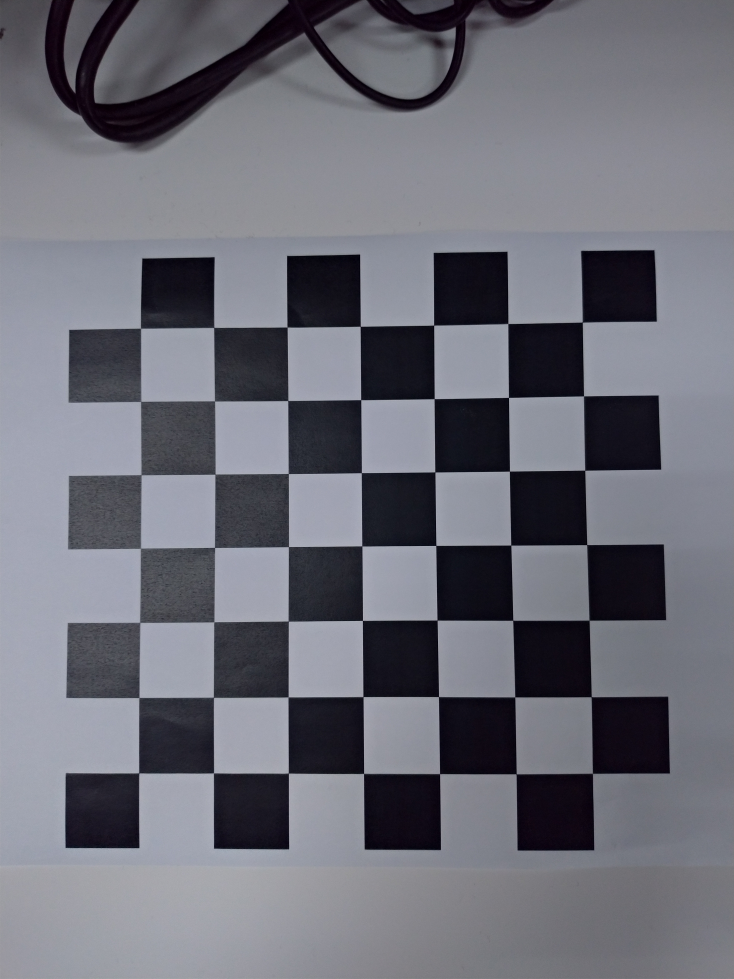
#> input picture hw1/data/0000.jpg, 2936 x 3916 px (shown at 1/4 size); its folder holds 4 pictures in this run
$ python camera-calibration.py
#> lines starting #> are read from the running program, lines starting #| are printed output that depends on the picture
### hw1/utlis.py
import numpy as np
import cv2

def getH(img_corners, world_corners):
    """ Gets Homography matrix """

    h = []

    num_points = img_corners.shape[0]
    for i in range(num_points):
        u, v = img_corners[i]
        X, Y = world_corners[i]

        h.append(np.array([-X, -Y, -1, 0, 0, 0, u * X, u * Y, u]))
        h.append(np.array([0, 0, 0, -X, -Y, -1, v * X, v * Y, v]))

    # apply SVD

    h = np.array(h)
    U, S, V_T = np.linalg.svd(h, True)
    V = V_T.T
    # last column of V corresponds to smallest eigen value
    H = V[:, -1]
    # scale ambiguity
    H = H / H[8]
    # H shape is 3 by 3
    H = np.reshape(H, (3, 3))

    return H

def getAllH(images_corners, world_corners):
    """ Gets Homography of all images present in calibration images dataset """

    H_all = []

    for img_corners in images_corners:
        H = getH(img_corners, world_corners)
        H_all.append(H)

    return np.array(H_all)


def getVij(hi, hj):

    Vij = np.array([
        hi[0] * hj[0],
        hi[0] * hj[1] + hi[1] * hj[0],
        hi[1] * hj[1],
        hi[2] * hj[0] + hi[0] * hj[2],
        hi[2] * hj[1] + hi[1] * hj[2],
        hi[2] * hj[2]
    ])

    return Vij.T


def getV(H_all):

    v = []
    for H in H_all:
        # the first column of H
        h1 = H[:, 0]
        # the second column of H
        h2 = H[:, 1]

        v12 = getVij(h1, h2)
        v11 = getVij(h1, h1)
        v22 = getVij(h2, h2)
        v.append(v12.T)
        v.append((v11 - v22).T)

    # shape (2 * images, 6)
    return np.array(v)

def arrangeB(b):

    # B is symmetric
    # 0, 1, 3
    # 1, 2, 4
    # 3, 4, 5

    B = np.zeros((3, 3))
    B[0, 0] = b[0]
    B[0, 1] = b[1]
    B[0, 2] = b[3]
    B[1, 0] = b[1]
    B[1, 1] = b[2]
    B[1, 2] = b[4]
    B[2, 0] = b[3]
    B[2, 1] = b[4]
    B[2, 2] = b[5]

    return B

def getB(H_all):

    v = getV(H_all)
    U, S, V_T = np.linalg.svd(v)
    b = V_T.T[:, -1]
    B = arrangeB(b)

    return B


def getA(B):

    v0 = (B[0, 1] * B[0, 2] - B[0, 0] * B[1, 2]) / (B[0, 0] * B[1, 1] - B[0, 1] ** 2)
    lambd = (
        B[2, 2] - (B[0, 2] ** 2 + v0 * (B[0, 1] * B[0, 2] - B[0, 0] * B[1, 2])) / B[0, 0]
        )

    alpha = np.sqrt(lambd / B[0, 0])

    beta = np.sqrt((lambd * B[0, 0]) / (B[0, 0] * B[1, 1] - B[0, 1] ** 2))
    gamma = -1 * B[0, 1] * (alpha ** 2) * (beta) / lambd
    u0 = (gamma * v0 / beta) - (B[0, 2] * (alpha ** 2) / lambd)

    A = np.array([
        [alpha, gamma, u0],
        [0, beta, v0],
        [0, 0, 1]
    ])


    return A

def getRotAndTrans(A, H_all):
    """Gets the rotation and translation of the each image"""

    rvecs = []
    tvecs = []
    # RT_all = []

    for H in H_all:
        h1 = H[:, 0]
        h2 = H[:, 1]
        h3 = H[:, 2]

        lambd = 1 / np.linalg.norm(np.matmul(np.linalg.pinv(A), h1), 2)
        r1 = np.matmul(lambd * np.linalg.pinv(A), h1)
        r2 = np.matmul(lambd * np.linalg.pinv(A), h2)
        r3 = np.cross(r1, r2)
        t = np.matmul(lambd * np.linalg.pinv(A), h3)

        rvec, _ = cv2.Rodrigues(np.vstack((r1, r2, r3)).T)
        rvecs.append(rvec)
        tvecs.append(np.vstack((t)))
        # RT = np.vstack((r1, r2, r3, t)).T
        # RT_all.append(RT)

    return rvecs, tvecs


# [77 lines left out: functions extractParamFromA, reprojectionRMSError, not called in this run]

### hw1/camera_calibration_show_extrinsics.py
from mpl_toolkits.mplot3d import Axes3D
import matplotlib.pyplot as plt
import numpy as np
from matplotlib import cm
from numpy import linspace
import argparse
import cv2 as cv

def inverse_homogeneoux_matrix(M):
    R = M[0:3, 0:3]
    T = M[0:3, 3]
    M_inv = np.identity(4)
    M_inv[0:3, 0:3] = R.T
    M_inv[0:3, 3] = -(R.T).dot(T)

    return M_inv

def transform_to_matplotlib_frame(cMo, X, inverse=False):
    M = np.identity(4)
    M[1,1] = 0
    M[1,2] = 1
    M[2,1] = -1
    M[2,2] = 0

    if inverse:
        return M.dot(inverse_homogeneoux_matrix(cMo).dot(X))
    else:
        return M.dot(cMo.dot(X))

def create_camera_model(camera_matrix, width, height, scale_focal, draw_frame_axis=False):
    fx = camera_matrix[0,0]
    fy = camera_matrix[1,1]
    focal = 2 / (fx + fy)
    f_scale = scale_focal * focal

    # draw image plane
    X_img_plane = np.ones((4,5))
    X_img_plane[0:3,0] = [-width, height, f_scale]
    X_img_plane[0:3,1] = [width, height, f_scale]
    X_img_plane[0:3,2] = [width, -height, f_scale]
    X_img_plane[0:3,3] = [-width, -height, f_scale]
    X_img_plane[0:3,4] = [-width, height, f_scale]

    # draw triangle above the image plane
    X_triangle = np.ones((4,3))
    X_triangle[0:3,0] = [-width, -height, f_scale]
    X_triangle[0:3,1] = [0, -2*height, f_scale]
    X_triangle[0:3,2] = [width, -height, f_scale]

    # draw camera
    X_center1 = np.ones((4,2))
    X_center1[0:3,0] = [0, 0, 0]
    X_center1[0:3,1] = [-width, height, f_scale]

    X_center2 = np.ones((4,2))
    X_center2[0:3,0] = [0, 0, 0]
    X_center2[0:3,1] = [width, height, f_scale]

    X_center3 = np.ones((4,2))
    X_center3[0:3,0] = [0, 0, 0]
    X_center3[0:3,1] = [width, -height, f_scale]

    X_center4 = np.ones((4,2))
    X_center4[0:3,0] = [0, 0, 0]
    X_center4[0:3,1] = [-width, -height, f_scale]

    # draw camera frame axis
    X_frame1 = np.ones((4,2))
    X_frame1[0:3,0] = [0, 0, 0]
    X_frame1[0:3,1] = [f_scale/2, 0, 0]

    X_frame2 = np.ones((4,2))
    X_frame2[0:3,0] = [0, 0, 0]
    X_frame2[0:3,1] = [0, f_scale/2, 0]

    X_frame3 = np.ones((4,2))
    X_frame3[0:3,0] = [0, 0, 0]
    X_frame3[0:3,1] = [0, 0, f_scale/2]

    if draw_frame_axis:
        return [X_img_plane, X_triangle, X_center1, X_center2, X_center3, X_center4, X_frame1, X_frame2, X_frame3]
    else:
        return [X_img_plane, X_triangle, X_center1, X_center2, X_center3, X_center4]

def create_board_model(extrinsics, board_width, board_height, square_size, draw_frame_axis=False):
    width = board_width*square_size
    height = board_height*square_size

    # draw calibration board
    X_board = np.ones((4,5))
    #X_board_cam = np.ones((extrinsics.shape[0],4,5))
    X_board[0:3,0] = [0,0,0]
    X_board[0:3,1] = [width,0,0]
    X_board[0:3,2] = [width,height,0]
    X_board[0:3,3] = [0,height,0]
    X_board[0:3,4] = [0,0,0]

    # draw board frame axis
    X_frame1 = np.ones((4,2))
    X_frame1[0:3,0] = [0, 0, 0]
    X_frame1[0:3,1] = [height/2, 0, 0]

    X_frame2 = np.ones((4,2))
    X_frame2[0:3,0] = [0, 0, 0]
    X_frame2[0:3,1] = [0, height/2, 0]

    X_frame3 = np.ones((4,2))
    X_frame3[0:3,0] = [0, 0, 0]
    X_frame3[0:3,1] = [0, 0, height/2]

    if draw_frame_axis:
        return [X_board, X_frame1, X_frame2, X_frame3]
    else:
        return [X_board]

def draw_camera_boards(ax, camera_matrix, cam_width, cam_height, scale_focal,
                       extrinsics, board_width, board_height, square_size,
                       patternCentric):
    min_values = np.zeros((3,1))
    min_values = np.inf
    max_values = np.zeros((3,1))
    max_values = -np.inf

    if patternCentric:
        X_moving = create_camera_model(camera_matrix, cam_width, cam_height, scale_focal)
        X_static = create_board_model(extrinsics, board_width, board_height, square_size)
    else:
        X_static = create_camera_model(camera_matrix, cam_width, cam_height, scale_focal, True)
        X_moving = create_board_model(extrinsics, board_width, board_height, square_size)

    cm_subsection = linspace(0.0, 1.0, extrinsics.shape[0])
    colors = [ cm.jet(x) for x in cm_subsection ]

    for i in range(len(X_static)):
        X = np.zeros(X_static[i].shape)
        for j in range(X_static[i].shape[1]):
            X[:,j] = transform_to_matplotlib_frame(np.eye(4), X_static[i][:,j])
        ax.plot3D(X[0,:], X[1,:], X[2,:], color='r')
        min_values = np.minimum(min_values, X[0:3,:].min(1))
        max_values = np.maximum(max_values, X[0:3,:].max(1))

    for idx in range(extrinsics.shape[0]):
        cMo = np.eye(4,4)
        if extrinsics.shape[1] == 6:
            R, _ = cv.Rodrigues(extrinsics[idx,0:3])
            T = extrinsics[idx,3:6]
        elif extrinsics.shape[1] == 3 and extrinsics.shape[2] == 4:
            R = extrinsics[idx,0:3,0:3]
            T = extrinsics[idx,0:3,3]
        else:
            print('Error extrinsic matrix size!')

        cMo[0:3,3] = T
        cMo[0:3,0:3] = R
        for i in range(len(X_moving)):
            X = np.zeros(X_moving[i].shape)
            for j in range(X_moving[i].shape[1]):
                X[0:4,j] = transform_to_matplotlib_frame(cMo, X_moving[i][0:4,j], patternCentric)
            ax.plot3D(X[0,:], X[1,:], X[2,:], color=colors[idx])
            min_values = np.minimum(min_values, X[0:3,:].min(1))
            max_values = np.maximum(max_values, X[0:3,:].max(1))

    return min_values, max_values

### hw1/camera-calibration.py
import argparse
import cv2
import matplotlib.pyplot as plt
import numpy as np
import os
from utlis import *
import camera_calibration_show_extrinsics as show
from PIL import Image
from mpl_toolkits.mplot3d import Axes3D


def calibrateCamera(world_corners, all_images_corners):

    # Get Homography
    H_all = getAllH(all_images_corners, world_corners)
    B = getB(H_all)
    print("====== Estimated B matrix is ========: \n", B)
    # intrinsic matrix
    A_init = getA(B)
    print("\n===== Initialized A as:======= \n", A_init)
    # extrinsic matrix
    rvecs, tvecs = getRotAndTrans(A_init, H_all)


    """ Draw """

    Vr = np.array(rvecs)
    Tr = np.array(tvecs)
    extrinsics = np.concatenate((Vr, Tr), axis=1).reshape(-1,6)

    # show the camera extrinsics
    print('Show the camera extrinsics')
    # plot setting
    # You can modify it for better visualization
    fig = plt.figure(figsize=(10, 10))
    # ax = fig.gca(projection='3d')
    ax = fig.add_axes(Axes3D(fig))
    # camera setting
    camera_matrix = A_init
    cam_width = 0.064/0.1
    cam_height = 0.032/0.1
    scale_focal = 1600
    # chess board setting
    board_width = 8
    board_height = 6
    square_size = 1
    # display
    # True -> fix board, moving cameras
    # False -> fix camera, moving boards
    min_values, max_values = show.draw_camera_boards(ax, camera_matrix, cam_width, cam_height,
                                                    scale_focal, extrinsics, board_width,
                                                    board_height, square_size, True)

    X_min = min_values[0]
    X_max = max_values[0]
    Y_min = min_values[1]
    Y_max = max_values[1]
    Z_min = min_values[2]
    Z_max = max_values[2]
    max_range = np.array([X_max-X_min, Y_max-Y_min, Z_max-Z_min]).max() / 2.0

    mid_x = (X_max+X_min) * 0.5
    mid_y = (Y_max+Y_min) * 0.5
    mid_z = (Z_max+Z_min) * 0.5
    ax.set_xlim(mid_x - max_range, mid_x + max_range)
    ax.set_ylim(mid_y - max_range, 0)
    ax.set_zlim(mid_z - max_range, mid_z + max_range)

    ax.set_xlabel('x')
    ax.set_ylabel('z')
    ax.set_zlabel('-y')
    ax.set_title('Extrinsic Parameters Visualization')
    plt.show()

def calibrate():

    """ Initialize """
    # Read image path
    image_dir = "./data"
    image_path_list = [os.path.join(image_dir, file) for file in os.listdir(image_dir)]
    # Number of corner point where black and white meet in the pattern.
    n_corner_x = 7
    n_corner_y = 7
    # the criteria of refined corners
    criteria = (cv2.TERM_CRITERIA_EPS + cv2.TERM_CRITERIA_MAX_ITER, 30, 0.001)

    # Creating vector to store vectors of 2D points for each checkerboard image
    all_images_corners = []

    # Define the world coordinate for 3D points.
    world_corners = np.zeros((n_corner_x * n_corner_y, 2), np.float32)
    # Prepare real world(object) points, like (0,0,0), (1,0,0), (2,0,0) ....,(6,5,0)
    world_corners[:, :2] = np.mgrid[0 : n_corner_x, 0 : n_corner_y].T.reshape(-1, 2)

    print('Start finding chessboard corners...')
    for fname in image_path_list:

        img = cv2.imread(fname)
#> img is the input picture: shape (3916, 2936, 3); mean B, G, R 119, 109.5, 108.7
        gray = cv2.cvtColor(img, cv2.COLOR_BGR2GRAY)
        # Get the total corner points in the chessboard pattern.
        print('find the chessboard corners of',fname)
        # corners: all coordination of corner points.
        ret, corners = cv2.findChessboardCorners(gray, (n_corner_x, n_corner_y), None)
#> ret = True; corners = 49 rows, first 8: [2329.3, 1288.7], [2334.3, 1585.9], [2339.3, 1881.6], [2347.6, 2180.1], [2357, 2482.5], [2366.3, 2787.1], [2369.5, 3095.4], [2032, 1296.7]

        if ret == True:

            # Refined pixel coordinate for 2d points.
            corners_refined = cv2.cornerSubPix(gray, corners, (11, 11), (-1, -1), criteria)
#> corners_refined = 49 rows, first 8: [2330.3, 1290.1], [2335.2, 1585.2], [2340.3, 1882.3], [2348.2, 2180], [2357.5, 2482], [2365.9, 2788], [2371, 3094.7], [2032.8, 1296]
            all_images_corners.append(corners_refined.reshape(-1, 2))
            # Draw and display the corners
            img = cv2.drawChessboardCorners(img, (n_corner_x, n_corner_y), corners_refined, ret)

    """ camera calibration """

    print('Camera calibration...')
    world_corners = np.array(world_corners)
#> world_corners = 49 pairs, first value 0 to 6, second value 0 to 6
    all_images_corners = np.array(all_images_corners)
    print(world_corners.shape)
#| (49, 2)
    print(all_images_corners.shape)
#| (4, 49, 2)
    calibrateCamera(world_corners, all_images_corners)
#> the loop in getAllH, `for img_corners in images_corners:` made 4 passes
#> pass 1, in getH, `U, S, V_T = np.linalg.svd(h, True)`:
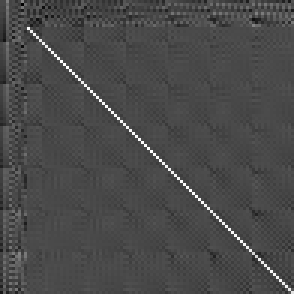
#> U: shape (98, 98) float64 (shown 3 times larger); min -0.396, max 0.967, mean 0.00016; drawn with min black and max white
#> pass 2, in getH (call 2), `U, S, V_T = np.linalg.svd(h, True)`:
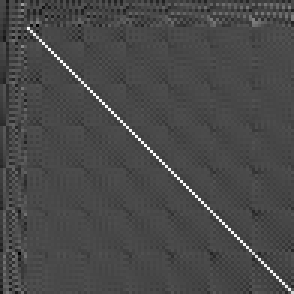
#> U: shape (98, 98) float64 (shown 3 times larger); min -0.391, max 0.971, mean -0.00119; drawn with min black and max white
#> in calibrateCamera, `plt.show()`:
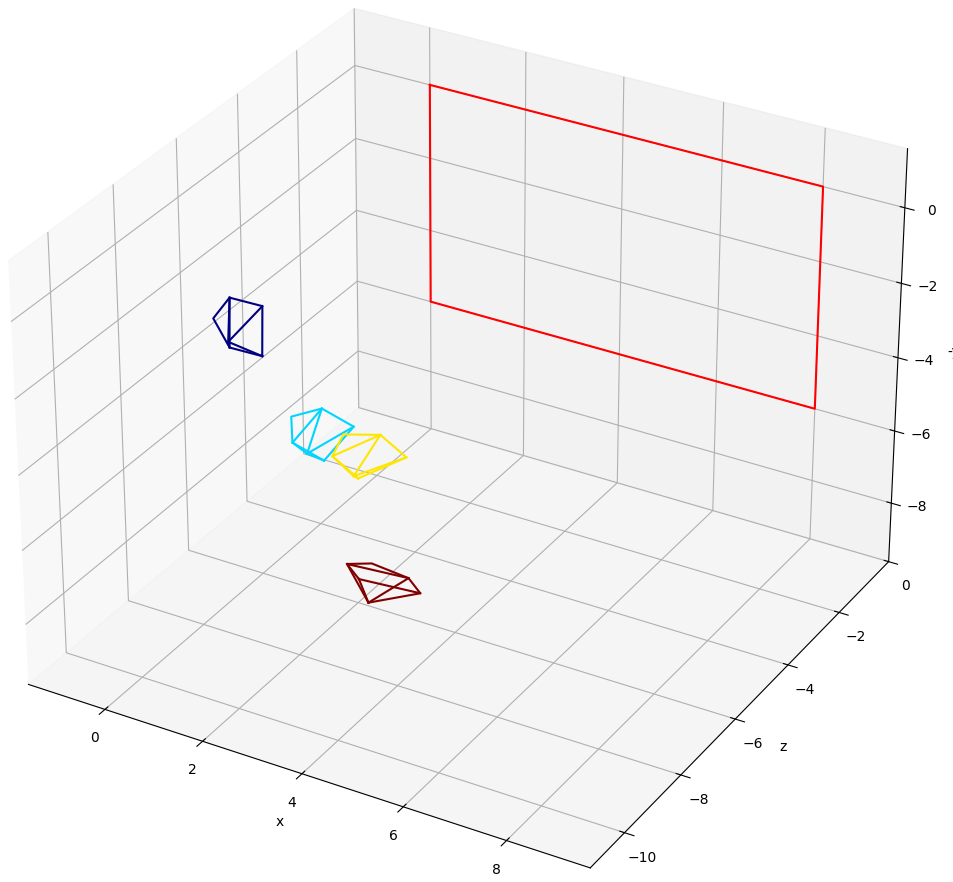
#> figure drawn by matplotlib, 1 panel

if __name__ == "__main__":

    calibrate()
